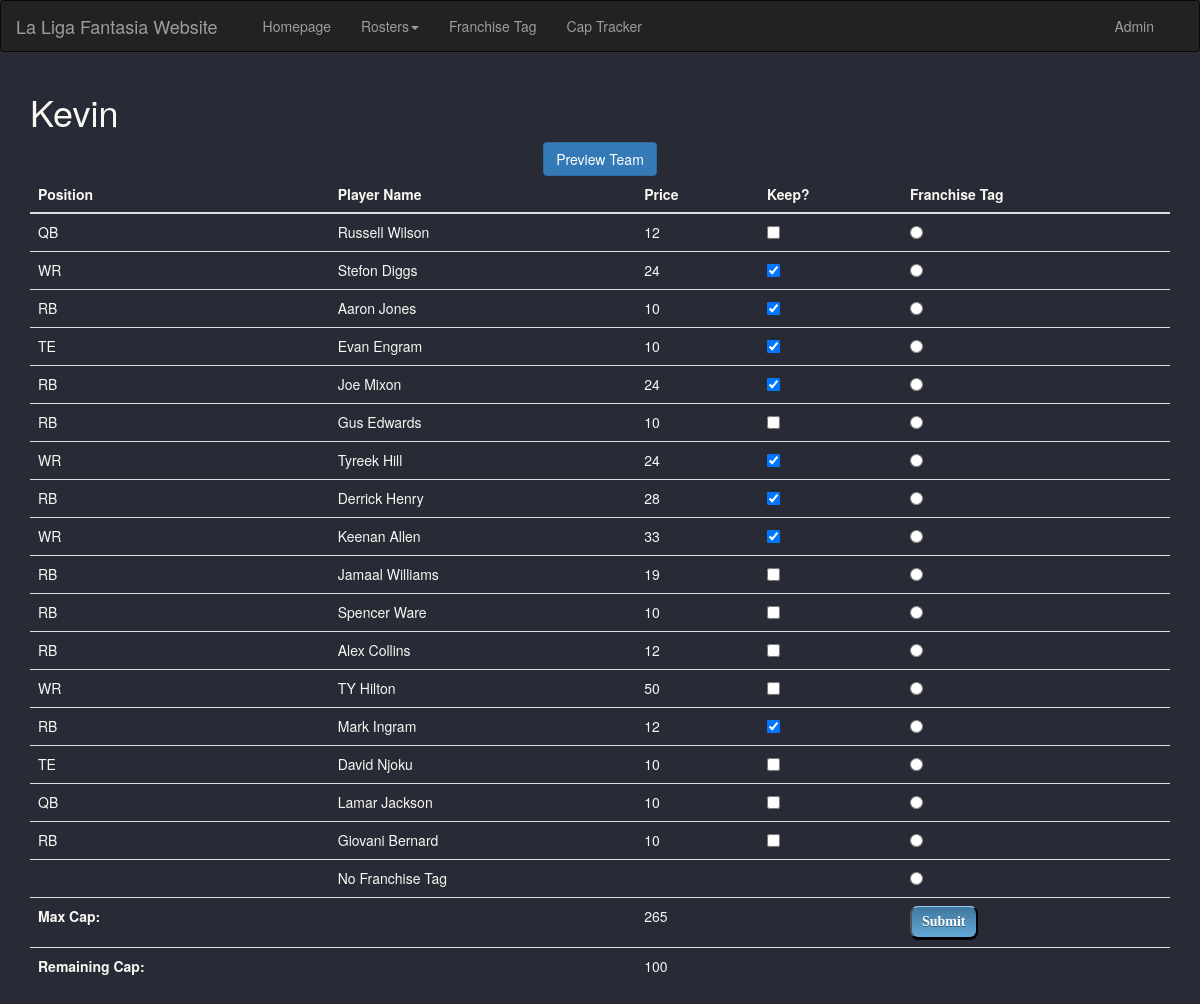
Page /rosters/1 on the earlier database version.
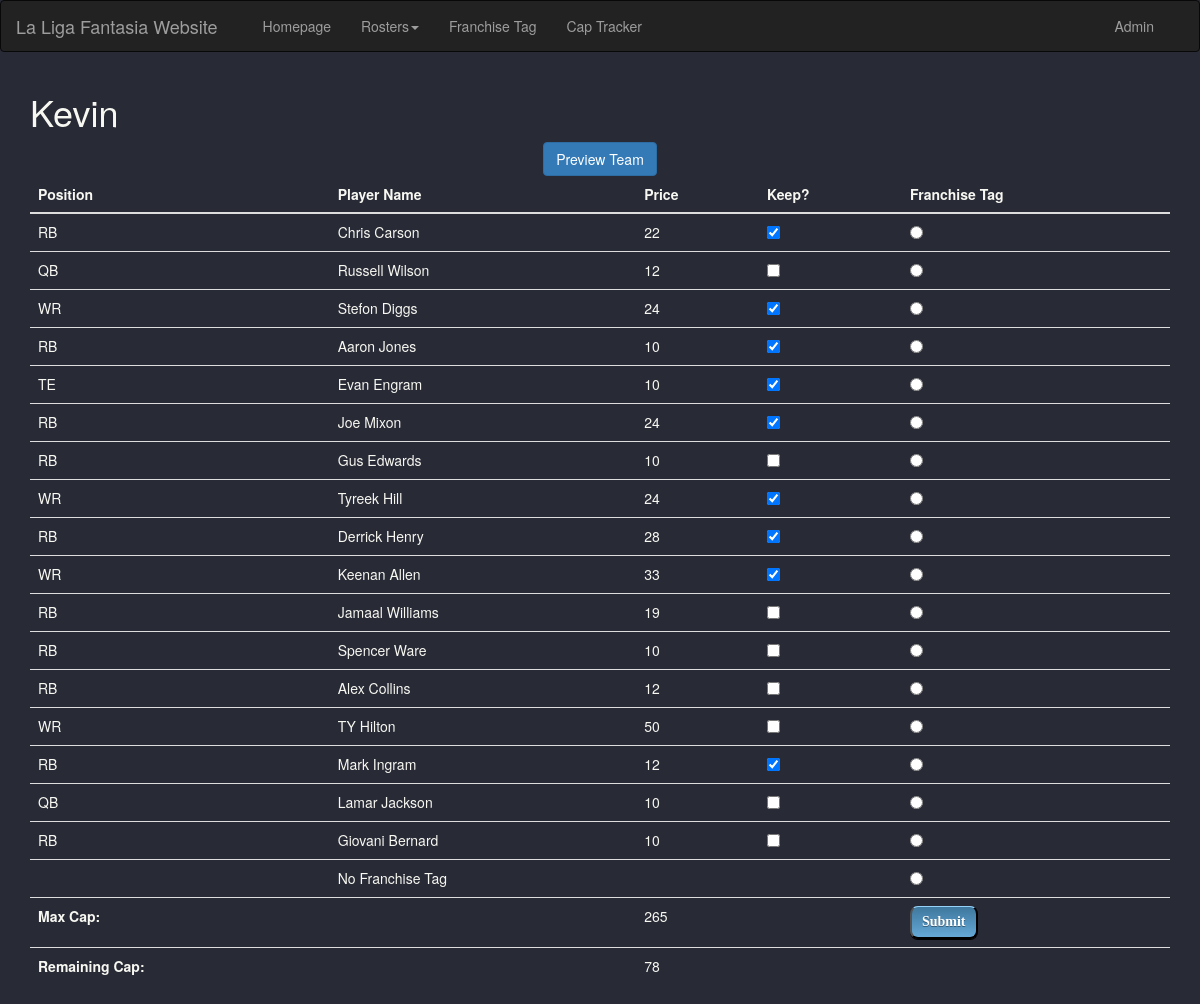
Same page on the later database version.
### liga/models.py (models this page shows, shortened)
class Roster(models.Model):
    owner = models.ForeignKey(Owner, on_delete=models.CASCADE)
    athlete = models.ForeignKey(Player, on_delete=models.CASCADE)

class Player(models.Model):
    name = models.CharField(max_length=30)
    price = models.IntegerField()
    position = models.CharField(max_length=3)
    kept = models.BooleanField()
    ftag = models.BooleanField(default=False)

### liga/views.py (the view)
# urls.py: path('rosters/<int:owner_id>', views.rosters, name='rosters'),
def rosters(request, owner_id):
    roster_items = Roster.objects.all()
    ownership = Roster.objects.filter(owner__pk=owner_id)
    owner_name = Owner.objects.filter(pk=owner_id).values('name')[0]['name']
    max_cap = Owner.objects.filter(pk=owner_id).values('cap')[0]['cap']
    rem_cap = remaining(owner_name, max_cap)
    context = {
        'roster_items': roster_items,
        'ownership': ownership,
        'max_cap': max_cap,
        'owner_name': owner_name,
        'owner_id': owner_id,
        'rem_cap': rem_cap,
    }
    return render(request, 'liga/rosters.html', context)

### liga/views.py (called while the page is built)
def remaining(name, max):
    temp = Roster.objects.filter(owner__name=name).filter(athlete__kept=True)
    sum = 0
    for item in temp:
        if item.athlete.ftag:
            pos = item.athlete.position
            tag_price_player = Player.objects.get(name__exact=pos + " Franchise")
            sum = sum + tag_price_player.price
        else:
            sum = sum + item.athlete.price
    return max - sum

### liga/templates/liga/rosters.html (shortened to what this page needs)
{% extends "./base.html" %}
{% block main_content %}
<div class="container">
    <h1> {{owner_name}} </h1>
    <center><a class="btn btn-primary" data-toggle="collapse" href="#showTeam" role="button" aria-expanded="false"
               aria-controls="showTeam">Preview Team</a></center>
    <form action="{% url 'liga:update' owner_id %}" method="post">
        <table class="table .table-sm">
            <thead>
            <tr>
                <th scope="col">Position</th>
                <th scope="col">Player Name</th>
                <th scope="col">Price</th>
                <th scope="col">Keep?</th>
                <th scope="col">Franchise Tag</th>
            </tr>
            </thead>
            <tbody>
            {% for item in ownership %}
            <tr>
                <td>{{item.athlete.position}}</td>
                <td> {% if item.athlete.ftag %} <b>{{item.athlete.name}} </b>
                    {% else %} {{item.athlete.name}} {% endif %}
                </td>
                <td>{{item.athlete.price}}</td>
                <td><input type="checkbox" name="item" id="item{{ forloop.counter }}" value="{{ item.athlete.id }}"
                           {% if item.athlete.kept %} checked {% endif %}>
                </td>
                <td><input type="radio" name="franchise" id="franchise{{ forloop.counter }}"
                           value="{{ item.athlete.id }}"
                           {% if item.athlete.ftag %} checked {% endif %}>
                </td>
            </tr>
            {% endfor %}
            <tr>
                <td></td>
                <td>No Franchise Tag</td>
                <td></td>
                <td></td>
                <td><input type="radio" name="franchise" id="franchise" value=""
                           {% if item.athlete.ftag %} checked {% endif %}></td>
            </tr>
            <tr>
                <td><b>Max Cap: </b></td>
                <td></td>
                <td>{{max_cap}}</td>
                <td></td>
                <td><input type="submit" value="Submit" class="mybtn"></td>
            </tr>
            <tr>
                <td><b>Remaining Cap: </b></td>
                <td></td>
                <td>{{rem_cap }}</td>
                <td></td>
                <td></td>
            </tr>
            </tbody>
        </table>
    </form>
</div>
{% endblock main_content %}

Differences in the rows shown:
no longer on this page (row edited): Roster: athlete.position "TE", athlete.name "David Njoku", athlete.price "10"
now on this page (row edited): Roster: athlete.position "RB", athlete.name "Chris Carson", athlete.price "22", athlete_id "☑"
Other differences:
{{ rem_cap }}: "100" → "78"
